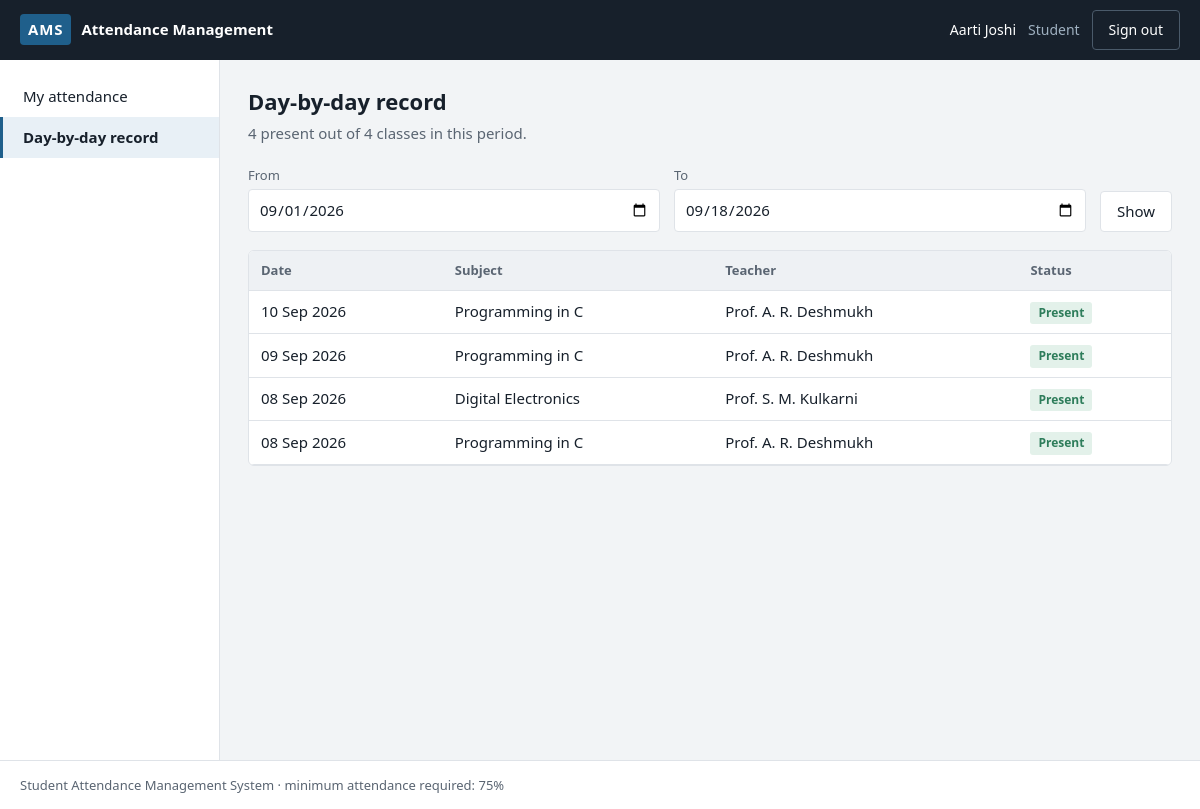
Page /student/history.php (signed in) on the committed database.
### tables this page shows
CREATE TABLE attendance (
    id          INT AUTO_INCREMENT PRIMARY KEY,
    student_id  INT NOT NULL,
    subject_id  INT NOT NULL,
    teacher_id  INT NOT NULL,
    attend_date DATE NOT NULL,
    status      ENUM('P','A') NOT NULL,
    marked_at   TIMESTAMP DEFAULT CURRENT_TIMESTAMP ON UPDATE CURRENT_TIMESTAMP,
    UNIQUE KEY uq_attendance (student_id, subject_id, attend_date),
    KEY idx_date (attend_date),
    FOREIGN KEY (student_id) REFERENCES students(id) ON DELETE CASCADE,
    FOREIGN KEY (subject_id) REFERENCES subjects(id) ON DELETE CASCADE,
    FOREIGN KEY (teacher_id) REFERENCES teachers(id)
);

CREATE TABLE subjects (
    id        INT AUTO_INCREMENT PRIMARY KEY,
    course_id INT NOT NULL,
    year      TINYINT NOT NULL,
    name      VARCHAR(120) NOT NULL,
    code      VARCHAR(20) NOT NULL UNIQUE,
    FOREIGN KEY (course_id) REFERENCES courses(id) ON DELETE CASCADE
);

CREATE TABLE users (
    id         INT AUTO_INCREMENT PRIMARY KEY,
    name       VARCHAR(100) NOT NULL,
    email      VARCHAR(120) NOT NULL UNIQUE,
    password   VARCHAR(255) NOT NULL,             
    role       ENUM('admin','teacher','student') NOT NULL,
    is_active  TINYINT(1) NOT NULL DEFAULT 1,
    created_at TIMESTAMP DEFAULT CURRENT_TIMESTAMP
);

### includes/functions.php (called while the page is built, shortened)
<?php
function e($value): string {
    return htmlspecialchars((string) $value, ENT_QUOTES, 'UTF-8');
}
function date_input(string $key, ?string $default = null): string {
    $raw = $_REQUEST[$key] ?? $default ?? date('Y-m-d');
    $d = DateTime::createFromFormat('Y-m-d', (string) $raw);
    return ($d && $d->format('Y-m-d') === $raw) ? $raw : date('Y-m-d');
}

### student/history.php (the view, shortened to what this page needs)
<?php
require_once __DIR__ . '/../includes/bootstrap.php';
$studentId = current_student_id($pdo);
$from = date_input('from', date('Y-m-01'));
$to   = date_input('to', date('Y-m-d'));
$st = $pdo->prepare("
    SELECT a.attend_date, a.status, sub.name AS subject, u.name AS teacher
    FROM attendance a
    JOIN subjects sub ON sub.id = a.subject_id
    JOIN teachers t   ON t.id = a.teacher_id
    JOIN users u      ON u.id = t.user_id
    WHERE a.student_id = ? AND a.attend_date BETWEEN ? AND ?
    ORDER BY a.attend_date DESC, sub.name");
$st->execute([$studentId, $from, $to]);
$rows = $st->fetchAll();
$present = 0;
foreach ($rows as $r) if ($r['status'] === 'P') $present++;
require_once __DIR__ . '/../includes/header.php';
?>
<h1>Day-by-day record</h1>
<p class="sub"><?= $present ?> present out of <?= count($rows) ?> classes in this period.</p>
<form method="get" class="row no-print" style="margin-bottom:18px">
    <div class="field"><label for="from">From</label><input type="date" id="from" name="from" value="<?= e($from) ?>"></div>
    <div class="field"><label for="to">To</label><input type="date" id="to" name="to" value="<?= e($to) ?>"></div>
    <div class="field" style="flex:0 0 auto"><button class="btn btn-line" type="submit">Show</button></div>
</form>
<?php if (!$rows): ?>
    <div class="empty">No records in this period.</div>
<?php else: ?>
<div class="table-wrap">
<table>
    <thead><tr><th>Date</th><th>Subject</th><th>Teacher</th><th>Status</th></tr></thead>
    <tbody>
    <?php foreach ($rows as $r): ?>
        <tr>
            <td><?= e(date('d M Y', strtotime($r['attend_date']))) ?></td>
            <td><?= e($r['subject']) ?></td>
            <td><?= e($r['teacher']) ?></td>
            <td>
                <span class="tag <?= $r['status'] === 'P' ? 'tag-p' : 'tag-a' ?>">
                    <?= $r['status'] === 'P' ? 'Present' : 'Absent' ?>
                </span>
            </td>
        </tr>
    <?php endforeach; ?>
    </tbody>
</table>
</div>
<?php endif; ?>
<?php require_once __DIR__ . '/../includes/footer.php'; ?>

### assets/css/style.css (style rules this page uses)
:root { --ink: #17202b; --ink-soft: #5a6572; --line: #dfe3e8; --paper: #f2f4f6; --card: #ffffff; --accent: #1f5f8b; --accent-dim: #e8f0f6; --present: #2e7d5b; --absent: #b0412f; --warn: #b7791f; --radius: 6px; }
* { box-sizing: border-box; }
body { margin: 0; font-family: "Segoe UI", Roboto, "Helvetica Neue", Arial, sans-serif; font-size: 15px; line-height: 1.55; color: var(--ink); background: var(--paper); }
h1 { font-size: 22px; margin: 0 0 4px; }
.sub { color: var(--ink-soft); margin: 0 0 20px; }
table { width: 100%; border-collapse: collapse; background: var(--card); }
th, td { padding: 9px 12px; text-align: left; border-bottom: 1px solid var(--line); }
th { background: #eef1f4; font-weight: 600; font-size: 13px; color: var(--ink-soft); }
.table-wrap { border: 1px solid var(--line); border-radius: var(--radius); overflow: auto; margin-bottom: 20px; }
label { display: block; font-size: 13px; color: var(--ink-soft); margin-bottom: 4px; }
input[type=text], input[type=email], input[type=password], input[type=date], input[type=number], select { width: 100%; padding: 8px 10px; border: 1px solid var(--line); border-radius: 4px; font: inherit; background: #fff; color: var(--ink); }
.field { margin-bottom: 14px; }
.row { display: flex; flex-wrap: wrap; gap: 14px; align-items: flex-end; }
.row > .field { flex: 1 1 180px; margin-bottom: 0; }
.btn { display: inline-block; padding: 8px 16px; border: 1px solid transparent; border-radius: 4px; background: var(--accent); color: #fff; font: inherit; cursor: pointer; text-decoration: none; }
.btn-line { background: #fff; border-color: var(--line); color: var(--ink); }
.tag { display: inline-block; padding: 2px 8px; border-radius: 3px; font-size: 12px; font-weight: 600; }
.tag-p { background: #e3f1ea; color: var(--present); }

### rows in the picture
attendance: attend_date "10 Sep 2026", subject.name "Programming in C", users.name "Prof. A. R. Deshmukh", status "Present"
attendance: attend_date "09 Sep 2026", subject.name "Programming in C", users.name "Prof. A. R. Deshmukh", status "Present"
attendance: attend_date "08 Sep 2026", subject.name "Digital Electronics", users.name "Prof. S. M. Kulkarni", status "Present"
attendance: attend_date "08 Sep 2026", subject.name "Programming in C", users.name "Prof. A. R. Deshmukh", status "Present"

### other values in the picture
$_SESSION['name'] "Aarti Joshi"
$role "Student"
$item[1] "My attendance"
$item[1] "Day-by-day record"
$present "4"
count($rows) "4"
MIN_ATTENDANCE "75"
